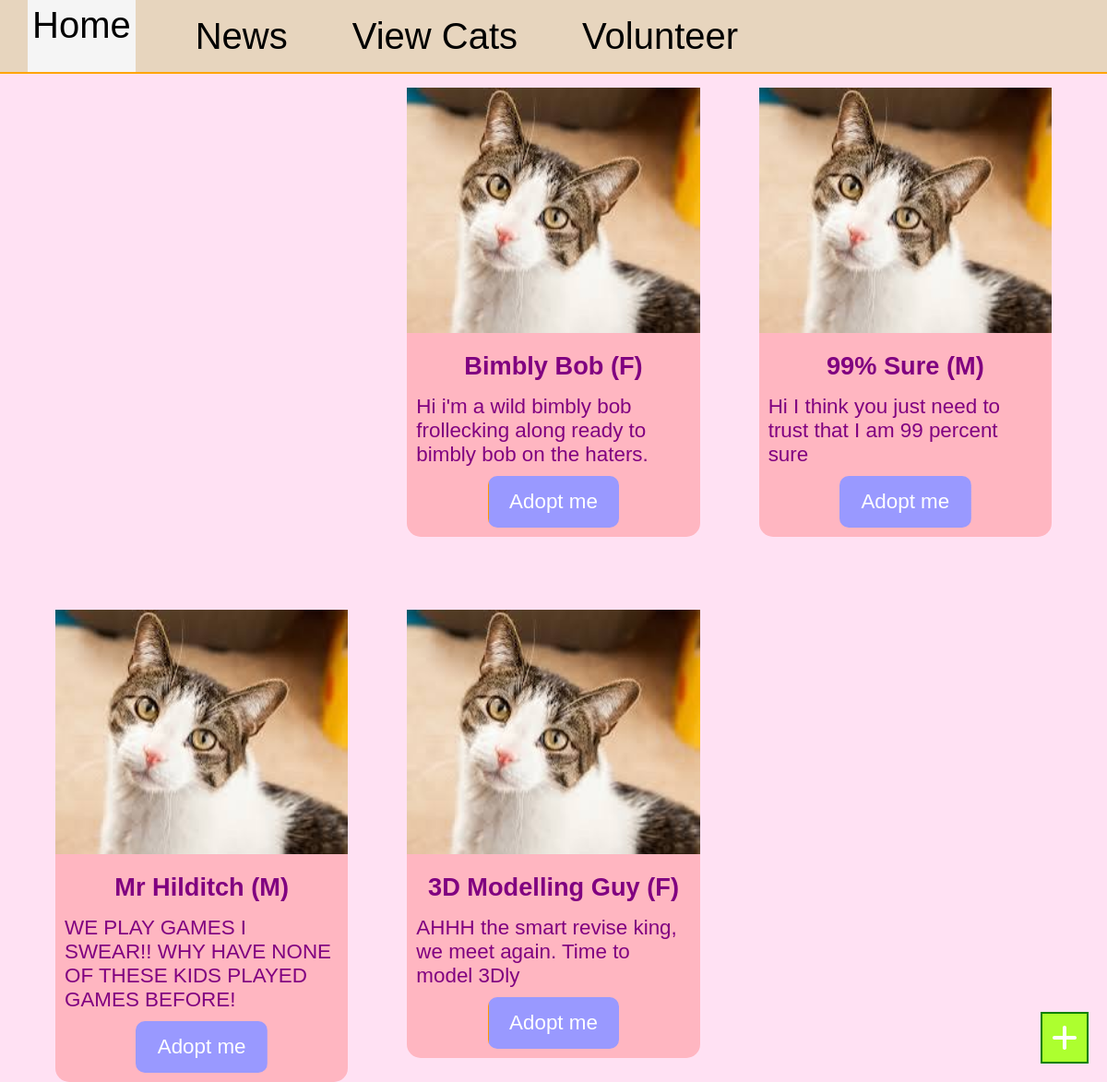
The app's page /cats/1 with its own data.
### main.py (models this page shows)
class Cat(db.Model):
	id = db.Column(db.Integer, primary_key=True)
	name = db.Column(db.String(25), nullable=False)
	bio = db.Column(db.String(100), nullable=False)
	gender = db.Column(db.String(1), nullable=False)
	image = db.Column(db.String(100))

### main.py (the view)
@app.route('/cats/<int:id>')
def cats(id):
	user = User.query.get(id)
	form = CatForm()
	cats = Cat.query.all()
	return render_template("cats.html", user=user, cats=cats)

### templates/cats.html (shortened to what this page needs)
{% extends "base.html" %}
{% block style %}
<link rel="stylesheet" href="https://cdnjs.cloudflare.com/ajax/libs/font-awesome/6.5.0/css/all.min.css">
<link rel="stylesheet" href="{{ url_for('static', filename='cats.css') }}">
{% endblock %}
{% block content %}
<header>
	<a href="/home/{{ user.id }}" class="selected">Home</a>
	<a href="/news/{{ user.id }}">News</a>
	<a href="/cats/{{ user.id }}">View Cats</a>
	<a>Volunteer</a>
</header>
<main>
	<a href="/new-cat">
		<div id="new-btn">
			<i class="fas fa-plus"></i>
		</div>
	</a>
	{% for cat in cats %}
	<div class="cat-listing">
		<img class="cat-img" src="{{ url_for('static', filename='images/' ~ cat.image) }}">
		<div class="cat-text">
			<h2 class="name">{{ cat.name }} ({{ cat.gender }})</h2>
			<p class="bio">{{ cat.bio }}</p>
			<a class="page-link-btn cat-btn">Adopt me</a>
		</div>
	</div>
	{% endfor %}
</main>
{% endblock %}

### templates/base.html (shortened to what this page needs)
<!DOCTYPE html>
<html>
	<head>
		<link rel="stylesheet" href="{{ url_for('static', filename='styles.css') }}">
		{% block style %}{% endblock %}
	</head>
	<body>
		{% block content %}{% endblock %}
	</body>
</html>

### static/styles.css (style rules this page uses)
* { margin: 0; padding: 0; box-sizing: border-box; font-family:Arial, Helvetica, sans-serif; }
html, body { width: 100vw; height: 100vh; }
.selected { height: 100%; background-color: whitesmoke; }
header { width: 100%; height: 10%; background-color: rgb(231, 213, 190); display: flex; align-items: center; border-bottom: 2px solid orange; }
header a { font-size: 2.5rem; text-align: center; padding: 5px; margin-left: 30px; margin-right: 30px; position: relative; display: inline-block; text-decoration: none; color: black; }
header a::after { content: ""; position: absolute; left: 0; bottom: 0; width: 0; height: 3px; background: orange; transition: width 0.3s; }
.page-link-btn { color: white; background: linear-gradient(90deg, #ff9900 50%, #9999ff 50%); background-size: 200% 100%; background-position: right; transition: background-position 0.3s ease; border-radius: 10px; display: flex; align-items: center; justify-content: center; text-decoration: none; }
#new-btn { font-size: 2rem; padding: 10px; display: flex; justify-content: center; align-items: center; background-color: greenyellow; color: white; border: solid 2px green; position: fixed; right: 20px; bottom: 20px; z-index: 7; }

### static/cats.css (style rules this page uses)
body { background-color: #ffe1f3; overflow-x: hidden; }
main { display: grid; grid-template-columns: repeat(3, 1fr); gap: 4rem; width: 90%; margin: auto; }
.cat-listing { margin-top: 15px; display: flex; flex-direction: column; align-items: center; }
.cat-text { width: 100%; background-color: lightpink; border-bottom-left-radius: 15px; border-bottom-right-radius: 15px; display: flex; flex-direction: column; justify-content: center; align-items: center; color: purple; }
.cat-img { width: 100%; }
.name { margin-top: 20px; font-size: 1.7rem; margin-bottom: 5px; }
.bio { margin: 10px; font-size: 1.4rem; }
.cat-btn { height: 7vh; width: 45%; font-size: 1.4rem; margin-bottom: 10px; }

### records on screen
Cat: image (picture), name "Bimbly Bob", gender "F", bio "Hi i'm a wild bimbly bob frollecking along ready to bimbly bob on the haters."
Cat: image (picture), name "99% Sure", gender "M", bio "Hi I think you just need to trust that I am 99 percent sure"
Cat: image (picture), name "Mr Hilditch", gender "M", bio "WE PLAY GAMES I SWEAR!! WHY HAVE NONE OF THESE KIDS PLAYED GAMES BEFORE!"
Cat: image (picture), name "3D Modelling Guy", gender "F", bio "AHHH the smart revise king, we meet again. Time to model 3Dly"
